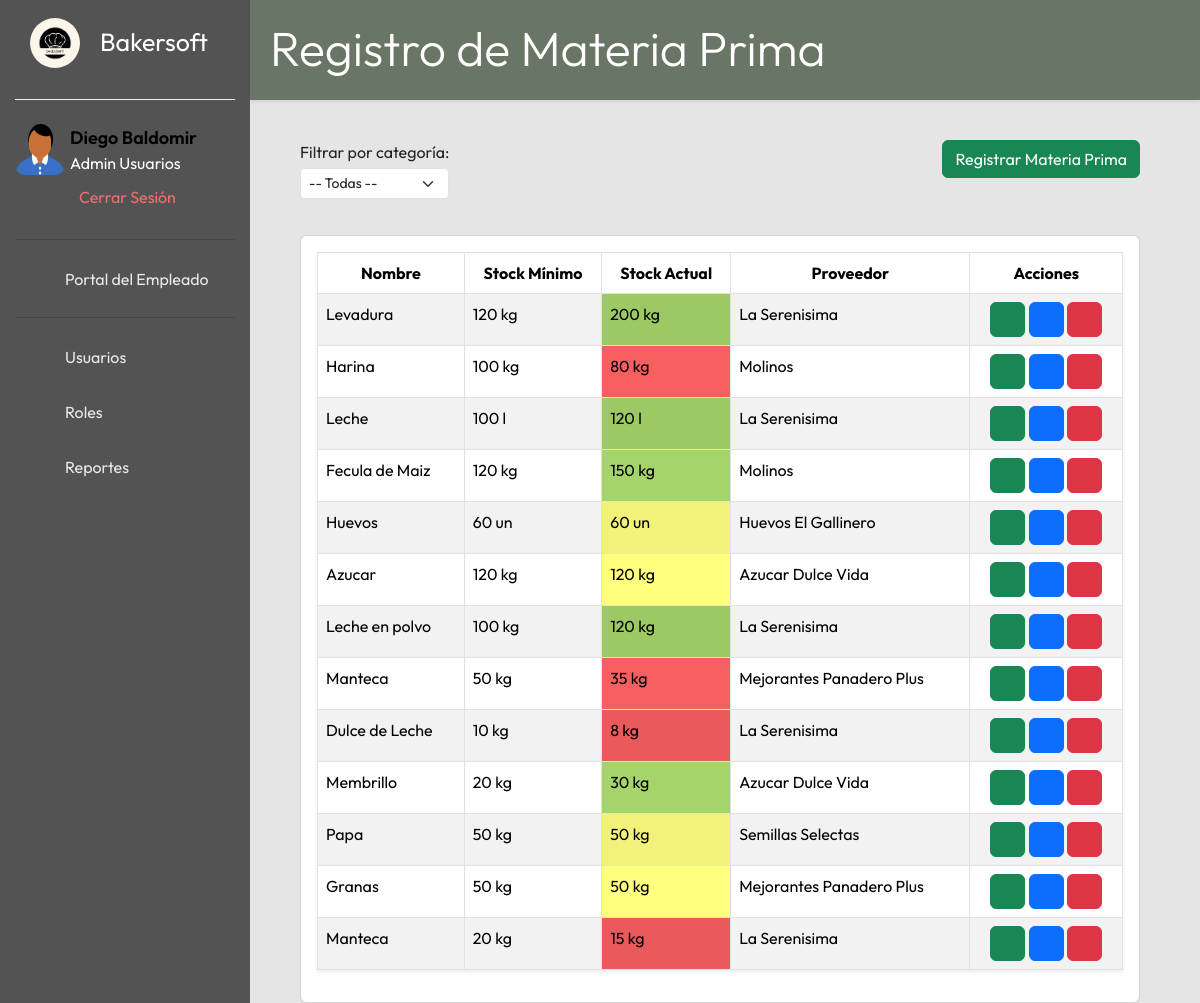
Before: /materiaprima/vista/index.php (signed in) with the older database file.
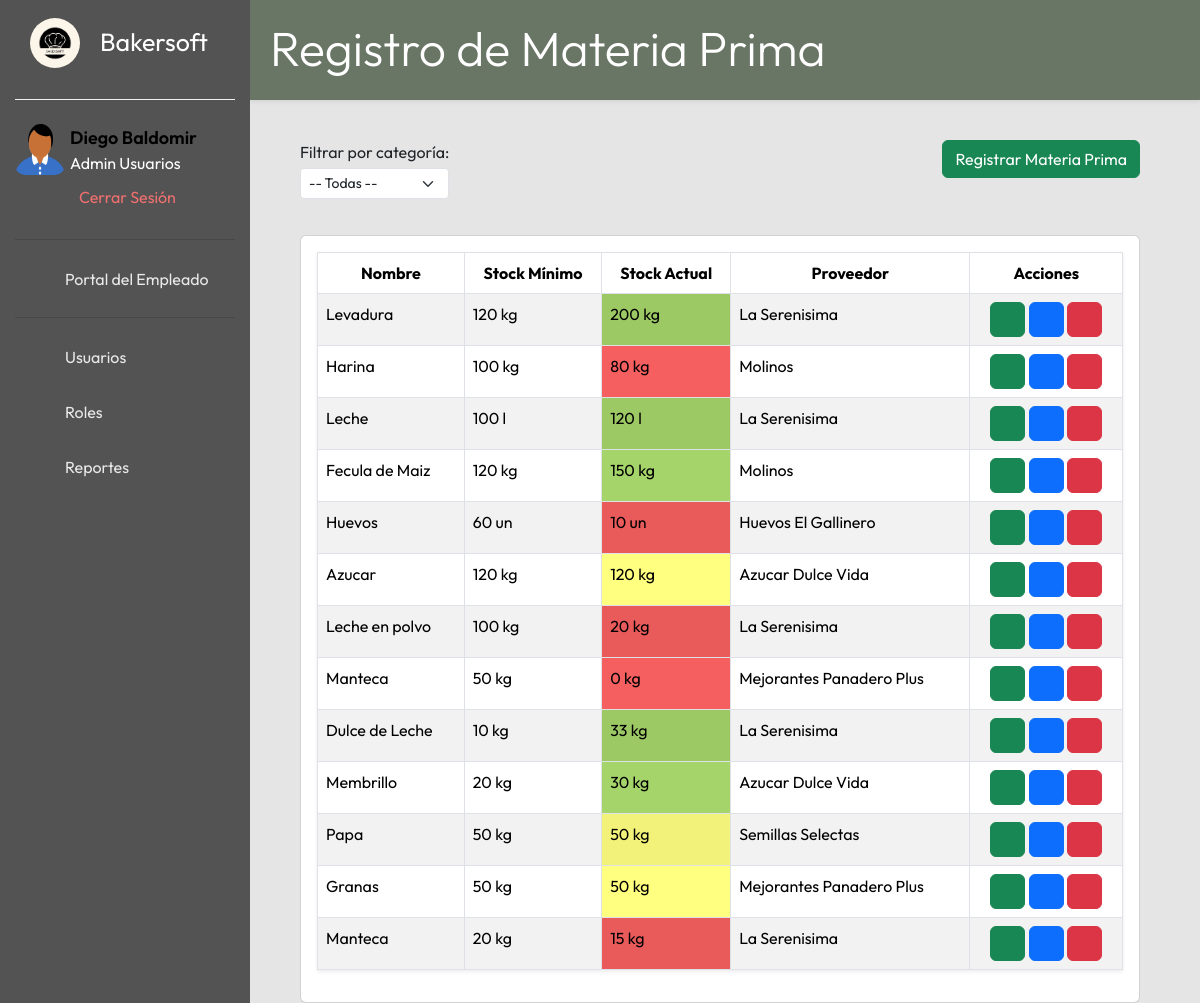
After: the same page with the newer database file.
### tables this page shows
CREATE TABLE materiaprima (
  id int NOT NULL,
  nombre varchar(100) NOT NULL,
  lote varchar(30) NOT NULL,
  unidad_medida varchar(10) NOT NULL,
  es_perecedero tinyint(1) NOT NULL DEFAULT '0',
  fecha_vencimiento date DEFAULT NULL,
  stockminimo int NOT NULL,
  stockactual int NOT NULL,
  proveedor int DEFAULT NULL,
  estado varchar(10) NOT NULL,
  categoriaMP int NOT NULL
);

CREATE TABLE proveedor (
  id_proveedor int NOT NULL,
  nombre varchar(100) NOT NULL,
  email varchar(50) NOT NULL,
  telefono varchar(20) NOT NULL,
  calle varchar(100) NOT NULL,
  altura int NOT NULL,
  provincia int NOT NULL,
  localidad int NOT NULL,
  estado varchar(20) NOT NULL
);

### config/bd.php (called while the page is built)
<?php
class bd {
    private $host;
    private $dbname;
    private $user;
    private $password;
    function __construct(){
        $this->host = "localhost";
        $this->dbname = "bakersoft";
        $this->user = "root";
        $this->password = "";
    }
    public function conexion(){
    try{
        $PDO = new PDO("mysql:host=".$this->host.";dbname=".$this->dbname,$this->user,$this->password);
        return $PDO;
    }catch(PDOexception $ex){
        return $ex->getMessage();
    }
    }
}
?>

### materiaprima/controlador/controladorMP.php (called while the page is built, shortened)
<?php
class controladorMP{
    private $modelo;
    public function __construct(){
        require_once("../modelo/modeloMP.php");
        $this->modelo = new modeloMP();
    }
    public function mostrarTodos(){
        return ($this->modelo->listarTodos() ? $this->modelo->listarTodos() : false);
    }
    public function consultaProveedor($id_proveedor){
        $consulta = $this->modelo->traeProveedor($id_proveedor);
        return $consulta;
    }
}
?>

### materiaprima/modelo/modeloMP.php (called while the page is built, shortened)
<?php
class modeloMP {
    private $PDO;
    public function __construct(){
        require_once("../../config/bd.php");
        $con = new bd();
        $this->PDO = $con->conexion();
    }
    public function listarTodos(){
        $consulta = $this->PDO->prepare("SELECT * FROM materiaprima mp WHERE estado = :estado");
        $consulta->bindValue(":estado", "activo");
        return ($consulta->execute()) ? $consulta->fetchAll() : false;
    }
    public function traeProveedor($id){
        $consulta = $this->PDO->prepare("SELECT * FROM proveedor WHERE id_proveedor = :id");
        $consulta->bindParam(":id",$id);
        return ($consulta->execute()) ? $consulta->fetchAll() : false;
    }
}
?>

### materiaprima/vista/index.php (the view, shortened to what the changed rows need)
<?php
include_once("../../includes/head_app.php");
require_once("../controlador/controladorMP.php");
$obj = new controladorMP();
$filas = $obj->mostrarTodos();
?>
<div class="titulo-contenido shadow-sm">
    <h1 class="display-5">Registro de Materia Prima</h1>
</div>
<div class="contenido-principal">
    <div class="contenido">
        <div class="card">
            <div class="card-body">
                <div class="tabla-empleados">
                    <table id="MP-lista" class="shadow-sm table table-striped table-hover table-bordered">
                        <thead class="thead-dark">
                            <tr class="text-center">
                                <th scope="col">Nombre</th>
                                <th scope="col">Stock Mínimo</th>
                                <th scope="col">Stock Actual</th>
                                <th scope="col">Proveedor</th>
                                <th scope="col">Acciones</th>
                            </tr>
                        </thead>
                        <tbody>
                            <?php if ($filas): ?>
                                <?php foreach ($filas as $regmp) { ?>
                                    <tr>
                                        <td><?php echo $regmp['nombre']; ?></td>
                                        <td><?php echo $regmp['stockminimo'] . ' ' . $regmp['unidad_medida']; ?></td>
                                        <td style="background-color: <?php if ($regmp['stockactual'] < $regmp['stockminimo']) {
                                                                            echo "#f55f5f";
                                                                        } else if ($regmp['stockactual'] == $regmp['stockminimo']) {
                                                                            echo "#ffff80";
                                                                        } else {
                                                                            echo "#a5d46a";
                                                                        }
                                                                        ?>"><?php echo $regmp['stockactual'] . ' ' . $regmp['unidad_medida']; ?></td>
                                        <td><?php $prove = $obj->consultaProveedor($regmp['proveedor']);
                                            echo $prove[0]['nombre'];
                                            ?></td>
                                        <td style="display:none"><?php echo $regmp['categoriaMP']; ?>
                                        <td class="text-center">
                                            <button class="btn btn-success verMPbtn" title="Consultar Materia Prima">
                                            </button>
                                            <button class="btn btn-primary editbtn" title="Editar Materia Prima">
                                            </button>
                                            <button class="btn btn-danger deletebtn" title="Eliminar Materia Prima">
                                            </button>
                                        </td>
                                    <?php }  ?>
                                <?php else: ?>
                                    <tr>
                                        <td colspan="5" class="text-center">No existen registros para mostrar</td>
                                    </tr>
                                <?php endif; ?>
                        </tbody>
                    </table>
                </div>
            </div>
        </div>
    </div>

Changed rows visible on the page:
changed materiaprima "Huevos": stockactual "60" → "10"
changed materiaprima "Leche en polvo": stockactual "120" → "20"
changed materiaprima (number 8 of 13 on the later page): stockactual "35" → "0"
changed materiaprima "Dulce de Leche": stockactual "8" → "33"
